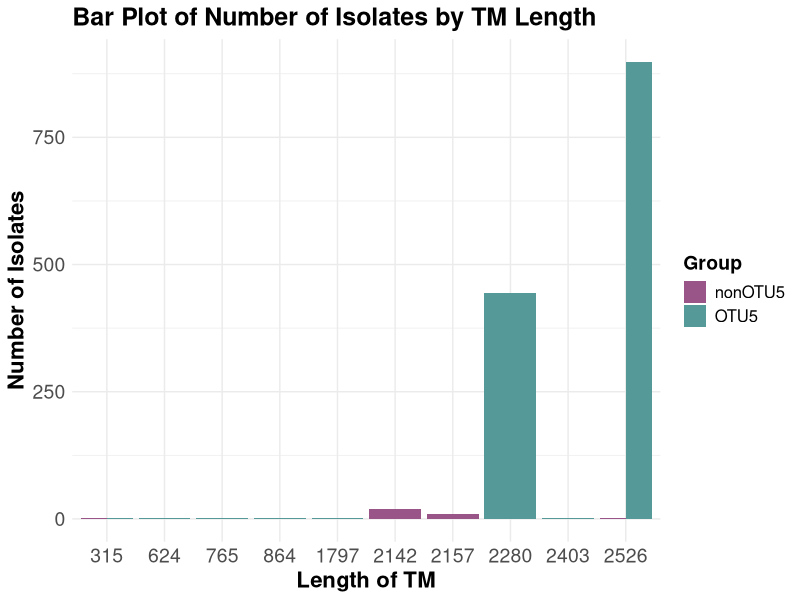
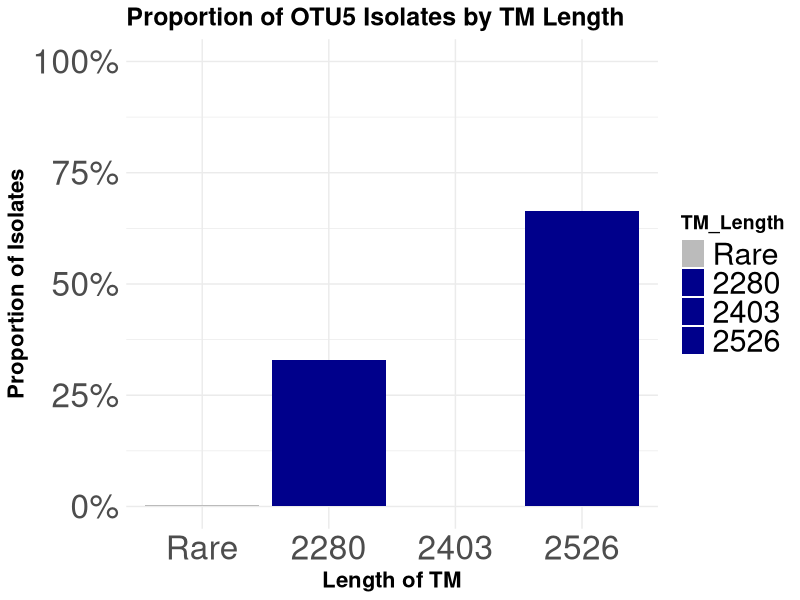

These charts were generated, in order, by the following R code:
# Load required libraries
library(ggplot2)

# Create the data frame with the provided data
data <- data.frame(
  Group = c(rep("OTU5", 8), rep("nonOTU5", 5)),
  Isolates = c(1, 445, 2, 898, 2, 1, 1, 1, 19, 9, 1, 1, 1),
  TM_Length = c(1797, 2280, 2403, 2526, 624, 765, 864, 315, 2142, 2157, 315, 2526, 315)
)

# Order the data by TM_Length
data <- data[order(data$TM_Length), ]

# Create the bar plot with bold and larger text
p <- ggplot(data, aes(x = factor(TM_Length, levels = unique(TM_Length)), y = Isolates, fill = Group)) +
  geom_bar(stat = "identity", position = "dodge") +
  scale_fill_manual(values = c("OTU5" = "#599", "nonOTU5" = "#958")) +
  labs(x = "Length of TM", y = "Number of Isolates", title = "Bar Plot of Number of Isolates by TM Length") +
  theme_minimal() +
  theme(
    plot.title = element_text(size = 18, face = "bold"),  # Bold and larger title
    axis.title.x = element_text(size = 16, face = "bold"),  # Bold and larger x-axis label
    axis.title.y = element_text(size = 16, face = "bold"),  # Bold and larger y-axis label
    axis.text = element_text(size = 14),  # Larger axis tick labels
    legend.title = element_text(size = 14, face = "bold"),  # Bold legend title
    legend.text = element_text(size = 12)  # Larger legend text
  )

# Save the plot
ggsave('/Users/cuijiajun/Desktop/others/tmphernan/2024nov_runtapemeasure/talia-backman/comparetapemeasurelengthinmydata/OTU5lengthTM.png', p, width = 10, height = 6)




#
# Install and load required libraries
if (!requireNamespace("dplyr", quietly = TRUE)) {
  install.packages("dplyr")
}
if (!requireNamespace("scales", quietly = TRUE)) {
  install.packages("scales")
}

library(dplyr)
library(ggplot2)
library(scales)

# Create the data frame with the provided data
data <- data.frame(
  Group = c(rep("OTU5", 8), rep("nonOTU5", 5)),
  Isolates = c(1, 445, 2, 898, 2, 1, 1, 1, 19, 9, 1, 1, 1),
  TM_Length = c(1797, 2280, 2403, 2526, 624, 765, 864, 315, 2142, 2157, 315, 2526, 315)
)

# Filter only the OTU5 group
otu5_data <- subset(data, Group == "OTU5")

# Mark specific lengths as "rare" if not 2526, 2280, or 2403
otu5_data$TM_Length <- ifelse(
  otu5_data$TM_Length %in% c(2526, 2280, 2403), 
  as.character(otu5_data$TM_Length), 
  "Rare"
)

# Order the data to maintain the custom levels
otu5_data$TM_Length <- factor(otu5_data$TM_Length, levels = unique(otu5_data$TM_Length))

# Calculate proportions for the y-axis
otu5_data <- otu5_data %>%
  group_by(TM_Length) %>%
  summarise(Total_Isolates = sum(Isolates)) %>%
  mutate(Proportion = Total_Isolates / sum(Total_Isolates))

# Create the bar plot with bold and larger text
p <- ggplot(otu5_data, aes(x = TM_Length, y = Proportion, fill = TM_Length)) +
  geom_bar(stat = "identity", position = "dodge") +
  scale_fill_manual(values = c("2526" = "darkblue", "2280" = "darkblue", "2403" = "darkblue", "Rare" = "#bbb")) +
  scale_y_continuous(labels = percent, limits = c(0, 1)) +  # Set y-axis as percentage with 100% limit
  labs(x = "Length of TM", y = "Proportion of Isolates", title = "Proportion of OTU5 Isolates by TM Length") +
  theme_minimal() +
  theme(
    plot.title = element_text(size = 18, face = "bold"),  # Bold and larger title
    axis.title.x = element_text(size = 16, face = "bold"),  # Bold and larger x-axis label
    axis.title.y = element_text(size = 16, face = "bold"),  # Bold and larger y-axis label
    axis.text = element_text(size = 24),  # Larger axis tick labels
    legend.title = element_text(size = 14, face = "bold"),  # Bold legend title
    legend.text = element_text(size = 22)  # Larger legend text
  )

# Save the plot
ggsave('/Users/cuijiajun/Desktop/others/tmphernan/2024nov_runtapemeasure/talia-backman/comparetapemeasurelengthinmydata/OTU5lengthTM_proportion.png', 
       p, width = 10, height = 6)
